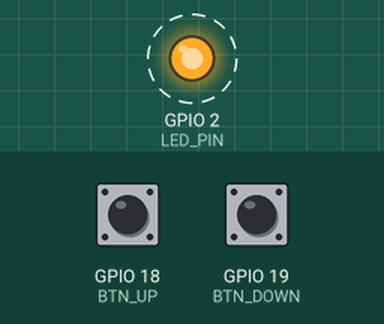
Bench run of a program on a simulated ESP32. Shown: output pins drawn as LEDs (lit = HIGH). Dashed ring = blinking. The test bench sets the inputs (shaded band); at power-on: GPIO 19 (BTN_DOWN) HIGH, GPIO 18 (BTN_UP) HIGH.

Above: at 0.87 s.
1.3 s: GPIO 19 (BTN_DOWN) pulled LOW for 0.15 s
At 2.5 s:
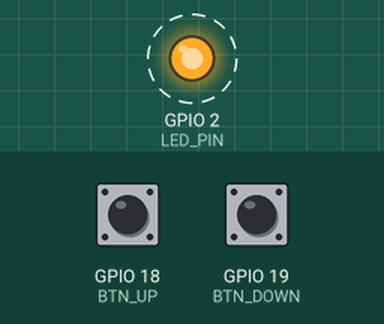
4.3 s: GPIO 18 (BTN_UP) pulled LOW for 0.15 s
At 4.87 s:
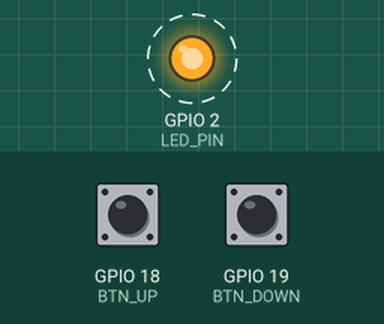
Timing chart, 0 to 13.3 s (numbered marks = the images above; inputs shaded):
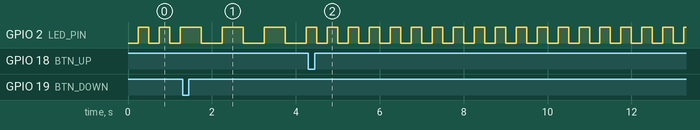

The program:

main.cpp
```cpp
#include <Arduino.h>

#define LED_PIN 2
#define BTN_UP 18
#define BTN_DOWN 19

hw_timer_t *timer = NULL;
portMUX_TYPE timerMux = portMUX_INITIALIZER_UNLOCKED;

volatile bool ledState = false;
volatile int blinkFrequency = 2;
volatile int counter = 0;

volatile bool lastUpState = HIGH;
volatile bool lastDownState = HIGH;

volatile int debounceUp = 0;
volatile int debounceDown = 0;

const int debounceLimit = 5;

void IRAM_ATTR onTimer() {

    portENTER_CRITICAL_ISR(&timerMux);

    counter++;

    int threshold = 500 / blinkFrequency;

    if (counter >= threshold) {
        ledState = !ledState;
        digitalWrite(LED_PIN, ledState);
        counter = 0;
    }

    bool upState = digitalRead(BTN_UP);
    bool downState = digitalRead(BTN_DOWN);

    if (upState != lastUpState) {
        debounceUp++;
        if (debounceUp >= debounceLimit) {
            if (upState == LOW) {
                blinkFrequency++;
                if (blinkFrequency > 10) blinkFrequency = 10;
            }
            lastUpState = upState;
            debounceUp = 0;
        }
    } else {
        debounceUp = 0;
    }

    if (downState != lastDownState) {
        debounceDown++;
        if (debounceDown >= debounceLimit) {
            if (downState == LOW) {
                blinkFrequency--;
                if (blinkFrequency < 1) blinkFrequency = 1;
            }
            lastDownState = downState;
            debounceDown = 0;
        }
    } else {
        debounceDown = 0;
    }

    portEXIT_CRITICAL_ISR(&timerMux);
}

void setup() {

    pinMode(LED_PIN, OUTPUT);
    pinMode(BTN_UP, INPUT_PULLUP);
    pinMode(BTN_DOWN, INPUT_PULLUP);

    timer = timerBegin(0, 80, true);

    timerAttachInterrupt(timer, &onTimer, true);

    timerAlarmWrite(timer, 1000, true);

    timerAlarmEnable(timer);
}

void loop() {

}
```

Measured:
- after the input at 1.3 s, GPIO 2 (LED_PIN): alternates HIGH for 0.50 s and LOW for 0.50 s, starting after 0.45 s
- after the input at 4.3 s, GPIO 2 (LED_PIN): alternates HIGH for 0.25 s and LOW for 0.25 s, starting after 0.20 s
- by itself, GPIO 2 (LED_PIN): alternates HIGH for 0.25 s and LOW for 0.25 s
